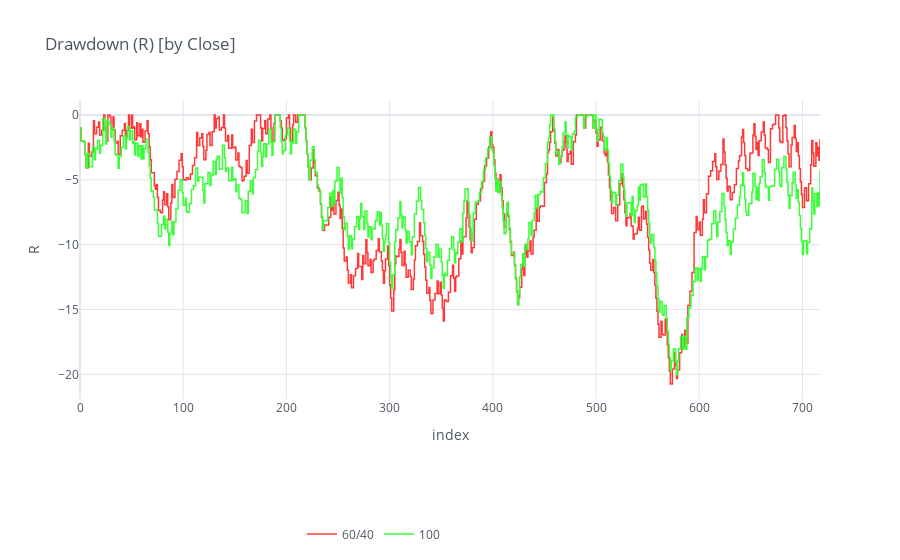

Source (notebook cell):
### Code cell
merged = merge({'60/40': drawdown(df64_by_c),
               '100': drawdown(df1_by_c)})

merged.reset_index(drop=True).iplot(kind='scatter', connectgaps=True, interpolation='hv', colors=cf_colors, fill=False,
                                    title='Drawdown (R) [by Close]', xTitle='index', yTitle='R', legend='bottom', width=1.5)

### Figure 1 — Plotly figure (JSON) as saved in the notebook; plotly's stock layout.template omitted (floating-point values rounded to 4 significant figures; data arrays with more than 128 entries replaced by an {"elided": "..."} marker saying what was removed)
{"data": [{"connectgaps": true, "line": {"color": "rgba(255, 56, 56, 1.0)", "dash": "solid", "shape": "hv", "width": 1.5}, "mode": "lines", "name": "60/40", "text": "", "type": "scatter", "x": {"elided": "718 int values"}, "y": {"elided": "718 mixed values"}}, {"connectgaps": true, "line": {"color": "rgba(56, 255, 56, 1.0)", "dash": "solid", "shape": "hv", "width": 1.5}, "mode": "lines", "name": "100", "text": "", "type": "scatter", "x": {"elided": "718 int values"}, "y": {"elided": "718 mixed values"}}], "layout": {"legend": {"bgcolor": "#FFFFFF", "font": {"color": "#4D5663"}, "orientation": "h", "x": 0.3, "y": -0.5, "yanchor": "bottom"}, "paper_bgcolor": "#FFFFFF", "plot_bgcolor": "#FFFFFF", "showlegend": true, "title": {"font": {"color": "#4D5663"}, "text": "Drawdown (R) [by Close]"}, "xaxis": {"gridcolor": "#E1E5ED", "showgrid": true, "tickfont": {"color": "#4D5663"}, "title": {"font": {"color": "#4D5663"}, "text": "index"}, "zerolinecolor": "#E1E5ED"}, "yaxis": {"gridcolor": "#E1E5ED", "showgrid": true, "tickfont": {"color": "#4D5663"}, "title": {"font": {"color": "#4D5663"}, "text": "R"}, "zerolinecolor": "#E1E5ED"}}}
